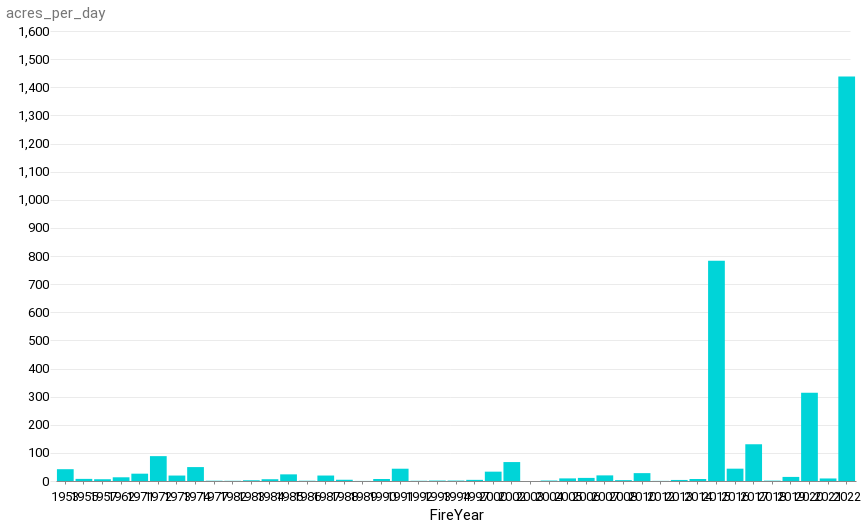

This figure's notebook cell:
### Code cell
alt.Chart(nu_years).mark_bar().encode(x="FireYear:O", y="acres_per_day")

### Figure 1 — Vega-Lite specification as saved in the notebook (floating-point values rounded to 4 significant figures)
{"config": {"view": {"width": 800, "height": 450, "strokeOpacity": 0}, "background": "#ffffff", "title": {"anchor": "start", "font": "Summit Sans", "fontColor": "palette[\"black\"]", "fontSize": 18, "fontWeight": "normal"}, "arc": {"fill": "#00d4d8"}, "area": {"fill": "#00d4d8"}, "line": {"stroke": "#00d4d8", "strokeWidth": 3}, "path": {"stroke": "#00d4d8"}, "rect": {"fill": "#00d4d8"}, "shape": {"stroke": "#00d4d8"}, "bar": {"fill": "#00d4d8"}, "point": {"stroke": "#00d4d8"}, "symbol": {"fill": "#00d4d8", "size": 30}, "axis": {"titleFont": "Roboto", "titleFontSize": 15, "titleFontWeight": "normal", "labelFont": "Roboto, sans", "labelFontSize": 13, "labelFontWeight": "normal"}, "axisX": {"labelAngle": 0, "labelPadding": 6, "tickSize": 3, "grid": false}, "axisY": {"labelBaseline": "middle", "maxExtent": 45, "minExtent": 45, "titleAlign": "left", "titleAngle": 0, "titleX": -45, "titleY": -11, "domainOpacity": 0, "gridWidth": 0.6, "gridColor": "#dddddd", "offset": 6, "tickSize": 0, "titleColor": "#767676"}, "legend": {"titleFont": "Roboto", "titleFontSize": 15, "titleFontWeight": "normal", "symbolType": "square", "labelFont": "Roboto, sans", "labelFontSize": 13}, "range": {"category": ["#005f66", "#e37e2d", "#d64a3b", "#76b0ef", "#c1bc40"], "diverging": ["#e68a4f", "#f4bb6a", "#f9e39c", "#dadfe2", "#a6b7c6", "#849eae"], "heatmap": ["#7ff6f6", "#00eeef", "#00d4d8", "#00abb2", "#00848b", "#fbf2c7", "#00363d"], "ordinal": ["#7ff6f6", "#00eeef", "#00d4d8", "#00abb2", "#00848b", "#fbf2c7", "#00363d"], "ramp": ["#7ff6f6", "#00eeef", "#00d4d8", "#00abb2", "#00848b", "#fbf2c7", "#00363d"]}}, "data": {"name": "data-bb6d138f987ef2f421f38fe7bee091a3"}, "mark": "bar", "encoding": {"x": {"field": "FireYear", "type": "ordinal"}, "y": {"field": "acres_per_day", "type": "quantitative"}}, "$schema": "https://vega.github.io/schema/vega-lite/v4.17.0.json", "datasets": {"data-bb6d138f987ef2f421f38fe7bee091a3": [{"FireYear": 1953, "GISAcres": 15320.0, "acres_per_day": 41.97}, {"FireYear": 1955, "GISAcres": 2746.0, "acres_per_day": 7.524}, {"FireYear": 1957, "GISAcres": 2291.0, "acres_per_day": 6.276}, {"FireYear": 1962, "GISAcres": 4822.0, "acres_per_day": 13.21}, {"FireYear": 1971, "GISAcres": 9502.0, "acres_per_day": 26.03}, {"FireYear": 1972, "GISAcres": 32270.0, "acres_per_day": 88.42}, {"FireYear": 1973, "GISAcres": 7081.0, "acres_per_day": 19.4}, {"FireYear": 1974, "GISAcres": 18060.0, "acres_per_day": 49.48}, {"FireYear": 1977, "GISAcres": 385.2, "acres_per_day": 1.055}, {"FireYear": 1982, "GISAcres": 274.9, "acres_per_day": 0.753}, {"FireYear": 1983, "GISAcres": 947.2, "acres_per_day": 2.595}, {"FireYear": 1984, "GISAcres": 2309.0, "acres_per_day": 6.327}, {"FireYear": 1985, "GISAcres": 8624.0, "acres_per_day": 23.63}, {"FireYear": 1986, "GISAcres": 364.5, "acres_per_day": 0.9986}, {"FireYear": 1987, "GISAcres": 7102.0, "acres_per_day": 19.46}, {"FireYear": 1988, "GISAcres": 1619.0, "acres_per_day": 4.435}, {"FireYear": 1989, "GISAcres": 116.1, "acres_per_day": 0.3181}, {"FireYear": 1990, "GISAcres": 2599.0, "acres_per_day": 7.122}, {"FireYear": 1991, "GISAcres": 15950.0, "acres_per_day": 43.7}, {"FireYear": 1992, "GISAcres": 308.5, "acres_per_day": 0.8452}, {"FireYear": 1993, "GISAcres": 588.8, "acres_per_day": 1.613}, {"FireYear": 1994, "GISAcres": 569.6, "acres_per_day": 1.56}, {"FireYear": 1997, "GISAcres": 1485.0, "acres_per_day": 4.069}, {"FireYear": 2000, "GISAcres": 12130.0, "acres_per_day": 33.23}, {"FireYear": 2002, "GISAcres": 24580.0, "acres_per_day": 67.34}, {"FireYear": 2003, "GISAcres": 25.39, "acres_per_day": 0.06956}, {"FireYear": 2004, "GISAcres": 612.8, "acres_per_day": 1.679}, {"FireYear": 2005, "GISAcres": 3385.0, "acres_per_day": 9.275}, {"FireYear": 2006, "GISAcres": 4017.0, "acres_per_day": 11.0}, {"FireYear": 2007, "GISAcres": 7291.0, "acres_per_day": 19.97}, {"FireYear": 2008, "GISAcres": 1114.0, "acres_per_day": 3.053}, {"FireYear": 2010, "GISAcres": 10220.0, "acres_per_day": 27.99}, {"FireYear": 2012, "GISAcres": 163.9, "acres_per_day": 0.449}, {"FireYear": 2013, "GISAcres": 1365.0, "acres_per_day": 3.739}, {"FireYear": 2014, "GISAcres": 2622.0, "acres_per_day": 7.183}, {"FireYear": 2015, "GISAcres": 285700.0, "acres_per_day": 782.8}, {"FireYear": 2016, "GISAcres": 16000.0, "acres_per_day": 43.84}, {"FireYear": 2017, "GISAcres": 47690.0, "acres_per_day": 130.7}, {"FireYear": 2018, "GISAcres": 472.5, "acres_per_day": 1.295}, {"FireYear": 2019, "GISAcres": 5304.0, "acres_per_day": 14.53}, {"FireYear": 2020, "GISAcres": 114500.0, "acres_per_day": 313.8}, {"FireYear": 2021, "GISAcres": 3293.0, "acres_per_day": 9.022}, {"FireYear": "2022", "GISAcres": 267400.0, "acres_per_day": 1438.0}]}}
